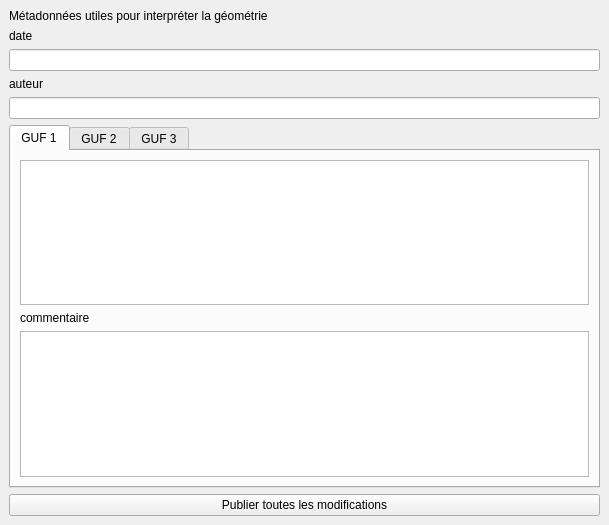
<?xml version="1.0" encoding="UTF-8"?>
<ui version="4.0">
 <class>Pir_V4DockWidgetBase</class>
 <widget class="QDockWidget" name="Pir_V4DockWidgetBase">
  <property name="geometry">
   <rect>
    <x>0</x>
    <y>0</y>
    <width>609</width>
    <height>525</height>
   </rect>
  </property>
  <property name="windowTitle">
   <string>Pir_V4</string>
  </property>
  <widget class="QWidget" name="dockWidgetContents">
   <layout class="QGridLayout" name="gridLayout">
    <item row="6" column="0">
     <widget class="QPushButton" name="valid">
      <property name="text">
       <string>Publier toutes les modifications</string>
      </property>
     </widget>
    </item>
    <item row="0" column="0">
     <widget class="QLabel" name="titre">
      <property name="text">
       <string>Métadonnées utiles pour interpréter la géométrie</string>
      </property>
     </widget>
    </item>
    <item row="4" column="0">
     <widget class="QLineEdit" name="auteur"/>
    </item>
    <item row="5" column="0">
     <widget class="QTabWidget" name="tab">
      <property name="currentIndex">
       <number>0</number>
      </property>
      <widget class="QWidget" name="tab1">
       <attribute name="title">
        <string>GUF 1</string>
       </attribute>
       <layout class="QGridLayout" name="gridLayout_2">
        <item row="10" column="0">
         <widget class="QLabel" name="label_comment1">
          <property name="text">
           <string>commentaire</string>
          </property>
         </widget>
        </item>
        <item row="11" column="0">
         <widget class="QTextEdit" name="comment1"/>
        </item>
        <item row="0" column="0">
         <widget class="QTextBrowser" name="text1"/>
        </item>
       </layout>
      </widget>
      <widget class="QWidget" name="tab2">
       <attribute name="title">
        <string>GUF 2</string>
       </attribute>
       <layout class="QGridLayout" name="gridLayout_3">
        <item row="2" column="0">
         <widget class="QTextEdit" name="comment2"/>
        </item>
        <item row="1" column="0">
         <widget class="QLabel" name="label_comment2">
          <property name="text">
           <string>commentaire</string>
          </property>
         </widget>
        </item>
        <item row="0" column="0">
         <widget class="QTextBrowser" name="text2"/>
        </item>
       </layout>
      </widget>
      <widget class="QWidget" name="tab3">
       <attribute name="title">
        <string>GUF 3</string>
       </attribute>
       <layout class="QGridLayout" name="gridLayout_4">
        <item row="2" column="0">
         <widget class="QTextEdit" name="comment3"/>
        </item>
        <item row="1" column="0">
         <widget class="QLabel" name="label_comment3">
          <property name="text">
           <string>commentaire</string>
          </property>
         </widget>
        </item>
        <item row="0" column="0">
         <widget class="QTextBrowser" name="text3"/>
        </item>
       </layout>
      </widget>
     </widget>
    </item>
    <item row="3" column="0">
     <widget class="QLabel" name="label_auteur">
      <property name="text">
       <string>auteur</string>
      </property>
     </widget>
    </item>
    <item row="1" column="0">
     <widget class="QLabel" name="label_date">
      <property name="text">
       <string>date</string>
      </property>
     </widget>
    </item>
    <item row="2" column="0">
     <widget class="QLineEdit" name="date"/>
    </item>
   </layout>
  </widget>
 </widget>
 <resources/>
 <connections/>
</ui>
